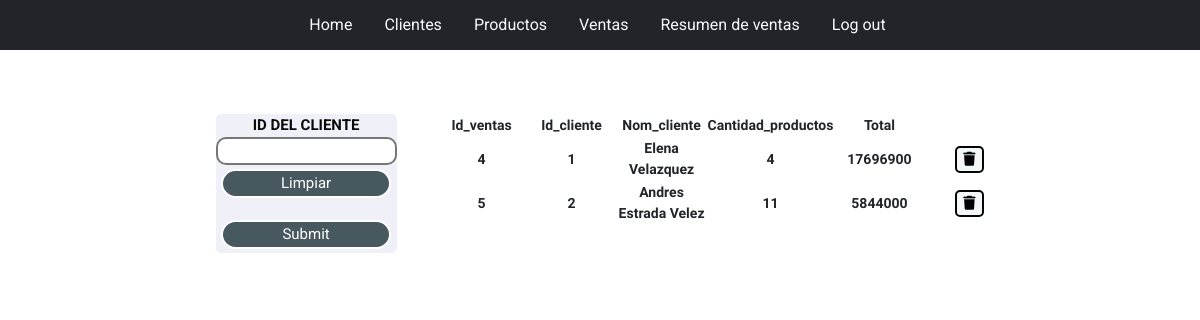
Screenshot of /crudztienda/indexresumenventas.php with the database file from the repository.
### tables this page shows
CREATE TABLE `ventas` (
  `id_ventas` int(10) NOT NULL,
  `nom_cliente` varchar(100) NOT NULL,
  `cantidad_prod` int(10) NOT NULL,
  `valor_total_productos` double NOT NULL,
  `id_cliente2` int(10) NOT NULL
);

### crudztienda/indexresumenventas.php (the view, shortened to what this page needs)
<?php
require('ds.php');
include('header.php');
$sentencia=$bd->query("SELECT *FROM ventas");
$ventas=$sentencia->fetchALL(PDO::FETCH_OBJ);
?>
<!DOCTYPE html>
<html lang="en">
<head>
   <link rel="stylesheet" href="estiloProducto.css">
</head>
<body>
    <div class="contenedort mt-3">
        <div class="contenedorFormulario mt-5 ">
    <form action="guardarventas.php" method="POST">
        <div>
            <label for="">ID DEL CLIENTE</label>
            <br>
            <input type="text" name="idCliente2">
        </div>
            <div>
           <input id="botones" type="reset" value="Limpiar" class="mt-1">
           <br>
           <br>
             <input id="botones" type="submit" name="bntenviar" class=" mb-1">
            </div>
        </form>
        </div>
        <div class="containertabla ">
            <table class="w-100">
            <tr>
            <td>id_ventas</td>
            <td>id_cliente</td>
            <td>nom_cliente</td>
            <td>cantidad_productos</td>
            <td>Total</td>
              </tr>
            <?php
            foreach($ventas as $venta){
              ?>
              <tr>
                  <td><?php echo $venta->id_ventas ?></td>
                  <td><?php echo $venta->id_cliente2 ?></td>
                  <td><?php echo $venta->nom_cliente?></td>
                  <td><?php echo $venta->cantidad_prod ?></td>
                  <td><?php echo $venta->valor_total_productos ?></td>
                  <td><a href="eliminarresumen.php?id=<?php echo $venta->id_ventas; ?>"><button><i class="fa-solid fa-trash"></i></button></a></td>
              </tr>
              <?php
            }
            ?>
            </table>
        </div>
    </div>
</body>
</html>

### crudztienda/estiloheader.css (style rules this page uses)
a { font-family: 'Roboto', sans-serif; }

### crudztienda/estiloProducto.css (style rules this page uses)
td { text-align: center; width: 90px; font-family: 'Libre Franklin', sans-serif; text-transform:capitalize; font-size: 14px; border-style:solid ; border-color: rgba(248, 247, 247, ); border-radius:5px; font-weight:bold; }
tr { border-style: dotted; }
.contenedorFormulario { display: flex; justify-content:flex-start; margin-right: 40px; margin-left: 30px; text-align: center; border-radius: 5px; width:max-content; background-color:rgba(231, 231, 243, 0.6);; color: rgb(11, 8, 8); font-weight: bold; margin-top: 3em; font-size: 15px; text-transform: capitalize; font-family: 'Roboto', sans-serif; }
.contenedort { display: flex; justify-content: center; }
input { border-style: solid ; border-radius: 10px; }
button { background-color: rgba(233, 240, 240, 0.5); border-color: rgb(5, 5, 5); border-radius: 5px; border-style: solid; }
#botones { width: 170px; border-style: solid; border-radius: 30px; border-color: white; background-color: rgb(30, 50, 58,0.8); color: rgb(255, 255, 255); }
.containertabla { margin-top: 3em; }

### rows the page displays
ventas: id_ventas "4", id_cliente2 "1", nom_cliente "Elena Velazquez", cantidad_prod "4", valor_total_productos "17696900"
ventas: id_ventas "5", id_cliente2 "2", nom_cliente "Andres Estrada Velez", cantidad_prod "11", valor_total_productos "5844000"
